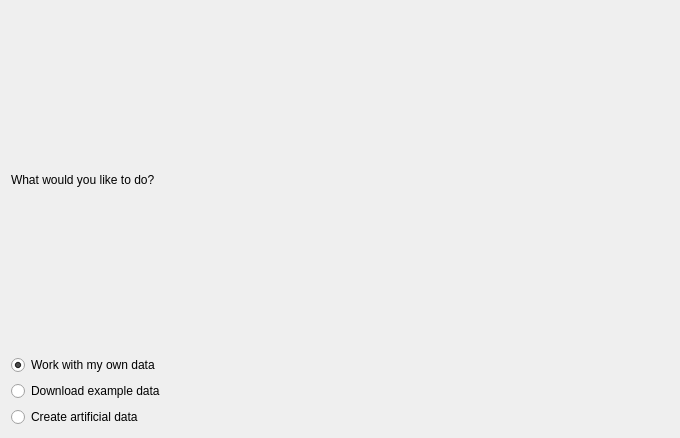
<?xml version="1.0" encoding="UTF-8"?>
<ui version="4.0">
 <class>WizardPage</class>
 <widget class="QWizardPage" name="WizardPage">
  <property name="geometry">
   <rect>
    <x>0</x>
    <y>0</y>
    <width>680</width>
    <height>438</height>
   </rect>
  </property>
  <property name="windowTitle">
   <string>WizardPage</string>
  </property>
  <layout class="QHBoxLayout" name="horizontalLayout">
   <item>
    <layout class="QVBoxLayout" name="verticalLayout">
     <property name="spacing">
      <number>6</number>
     </property>
     <item>
      <widget class="QLabel" name="label_2">
       <property name="text">
        <string>What would you like to do?</string>
       </property>
      </widget>
     </item>
     <item>
      <widget class="QRadioButton" name="radioButton_own_data">
       <property name="text">
        <string>Work with my own data</string>
       </property>
       <property name="checked">
        <bool>true</bool>
       </property>
      </widget>
     </item>
     <item>
      <widget class="QRadioButton" name="radioButton_download">
       <property name="text">
        <string>Download example data</string>
       </property>
      </widget>
     </item>
     <item>
      <widget class="QRadioButton" name="radioButton_artificial">
       <property name="text">
        <string>Create artificial data</string>
       </property>
       <property name="checked">
        <bool>false</bool>
       </property>
      </widget>
     </item>
    </layout>
   </item>
  </layout>
 </widget>
 <resources/>
 <connections/>
</ui>
